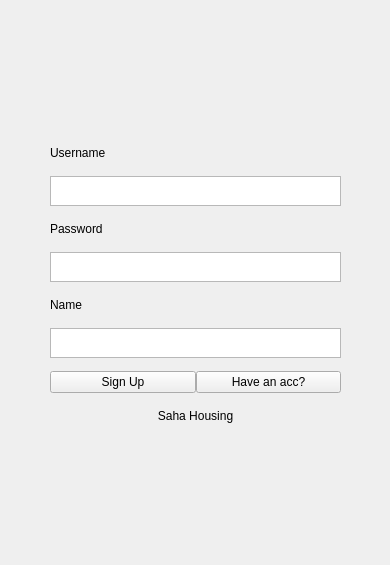
<?xml version="1.0" encoding="UTF-8"?>
<ui version="4.0">
 <class>SignUpPage</class>
 <widget class="QWidget" name="SignUpPage">
  <property name="geometry">
   <rect>
    <x>0</x>
    <y>0</y>
    <width>390</width>
    <height>565</height>
   </rect>
  </property>
  <property name="minimumSize">
   <size>
    <width>390</width>
    <height>565</height>
   </size>
  </property>
  <property name="maximumSize">
   <size>
    <width>390</width>
    <height>565</height>
   </size>
  </property>
  <property name="windowTitle">
   <string>Saha Housing - Sign Up</string>
  </property>
  <widget class="QWidget" name="verticalLayoutWidget_3">
   <property name="geometry">
    <rect>
     <x>50</x>
     <y>130</y>
     <width>291</width>
     <height>311</height>
    </rect>
   </property>
   <layout class="QVBoxLayout" name="mainLayout">
    <property name="spacing">
     <number>0</number>
    </property>
    <property name="sizeConstraint">
     <enum>QLayout::SetDefaultConstraint</enum>
    </property>
    <item>
     <widget class="QLabel" name="usernameLabel">
      <property name="maximumSize">
       <size>
        <width>16777215</width>
        <height>20</height>
       </size>
      </property>
      <property name="text">
       <string>Username</string>
      </property>
     </widget>
    </item>
    <item>
     <widget class="QTextEdit" name="usernameTextEdit">
      <property name="sizePolicy">
       <sizepolicy hsizetype="Expanding" vsizetype="Expanding">
        <horstretch>0</horstretch>
        <verstretch>0</verstretch>
       </sizepolicy>
      </property>
      <property name="minimumSize">
       <size>
        <width>0</width>
        <height>0</height>
       </size>
      </property>
      <property name="maximumSize">
       <size>
        <width>16777215</width>
        <height>30</height>
       </size>
      </property>
      <property name="frameShape">
       <enum>QFrame::StyledPanel</enum>
      </property>
      <property name="verticalScrollBarPolicy">
       <enum>Qt::ScrollBarAlwaysOff</enum>
      </property>
      <property name="horizontalScrollBarPolicy">
       <enum>Qt::ScrollBarAlwaysOff</enum>
      </property>
     </widget>
    </item>
    <item>
     <widget class="QLabel" name="passwordLabel">
      <property name="maximumSize">
       <size>
        <width>16777215</width>
        <height>20</height>
       </size>
      </property>
      <property name="text">
       <string>Password</string>
      </property>
     </widget>
    </item>
    <item>
     <widget class="QTextEdit" name="passwordTextEdit">
      <property name="maximumSize">
       <size>
        <width>16777215</width>
        <height>30</height>
       </size>
      </property>
      <property name="verticalScrollBarPolicy">
       <enum>Qt::ScrollBarAlwaysOff</enum>
      </property>
      <property name="horizontalScrollBarPolicy">
       <enum>Qt::ScrollBarAlwaysOff</enum>
      </property>
     </widget>
    </item>
    <item>
     <widget class="QLabel" name="nameLabel">
      <property name="maximumSize">
       <size>
        <width>16777215</width>
        <height>20</height>
       </size>
      </property>
      <property name="text">
       <string>Name</string>
      </property>
     </widget>
    </item>
    <item>
     <widget class="QTextEdit" name="nameTextEdit">
      <property name="sizePolicy">
       <sizepolicy hsizetype="Expanding" vsizetype="Expanding">
        <horstretch>0</horstretch>
        <verstretch>0</verstretch>
       </sizepolicy>
      </property>
      <property name="minimumSize">
       <size>
        <width>0</width>
        <height>0</height>
       </size>
      </property>
      <property name="maximumSize">
       <size>
        <width>16777215</width>
        <height>30</height>
       </size>
      </property>
      <property name="frameShape">
       <enum>QFrame::StyledPanel</enum>
      </property>
      <property name="verticalScrollBarPolicy">
       <enum>Qt::ScrollBarAlwaysOff</enum>
      </property>
      <property name="horizontalScrollBarPolicy">
       <enum>Qt::ScrollBarAlwaysOff</enum>
      </property>
     </widget>
    </item>
    <item>
     <layout class="QHBoxLayout" name="buttonLayout">
      <property name="spacing">
       <number>0</number>
      </property>
      <item>
       <widget class="QPushButton" name="signupButton">
        <property name="text">
         <string>Sign Up</string>
        </property>
       </widget>
      </item>
      <item>
       <widget class="QPushButton" name="singinButton">
        <property name="maximumSize">
         <size>
          <width>16777215</width>
          <height>16777215</height>
         </size>
        </property>
        <property name="text">
         <string>Have an acc?</string>
        </property>
       </widget>
      </item>
     </layout>
    </item>
    <item>
     <widget class="QLabel" name="crLabel">
      <property name="maximumSize">
       <size>
        <width>16777215</width>
        <height>20</height>
       </size>
      </property>
      <property name="text">
       <string>Saha Housing</string>
      </property>
      <property name="alignment">
       <set>Qt::AlignCenter</set>
      </property>
     </widget>
    </item>
   </layout>
  </widget>
 </widget>
 <resources/>
 <connections/>
</ui>
